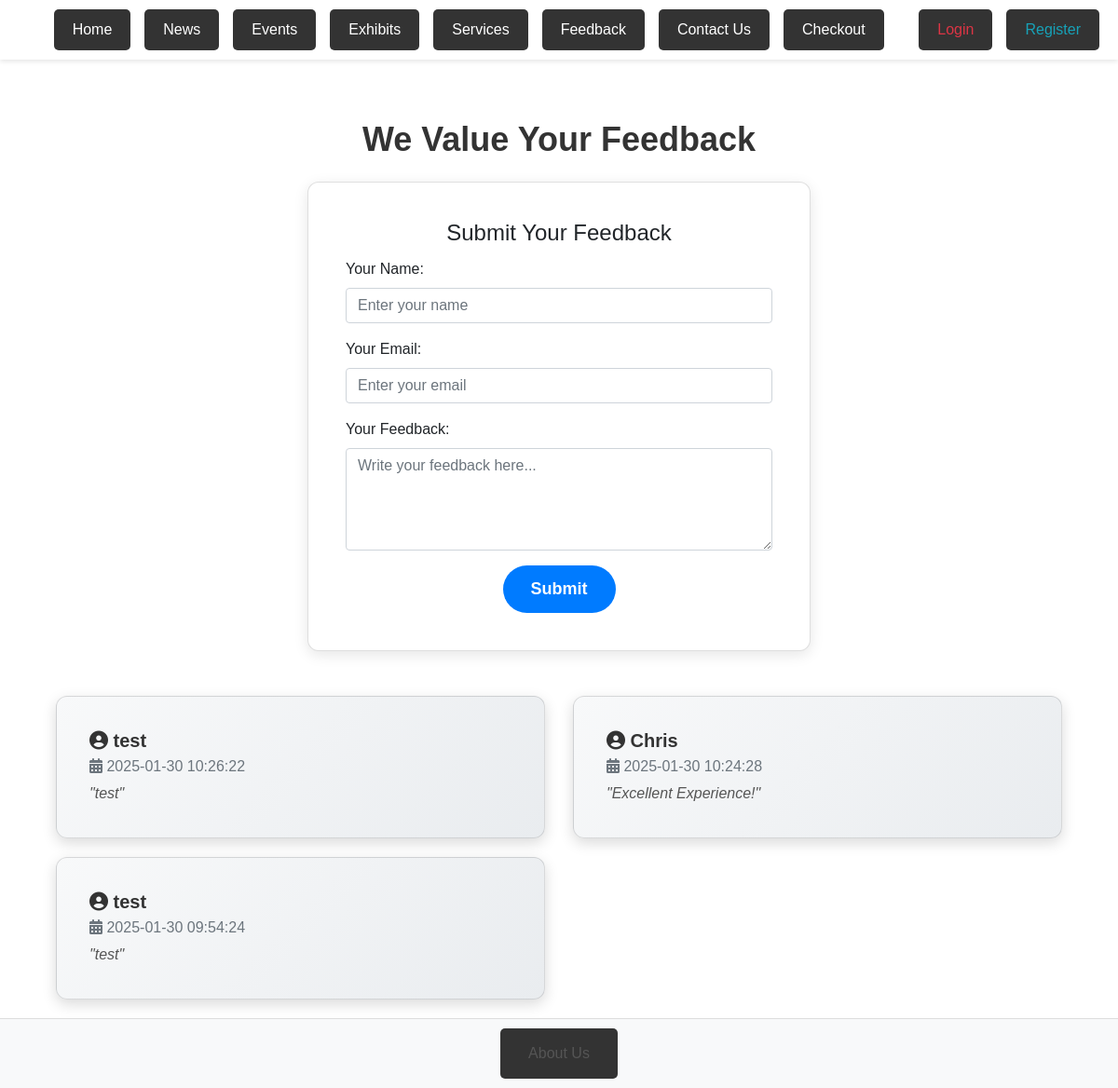
The page /feedback on the database as committed earlier.
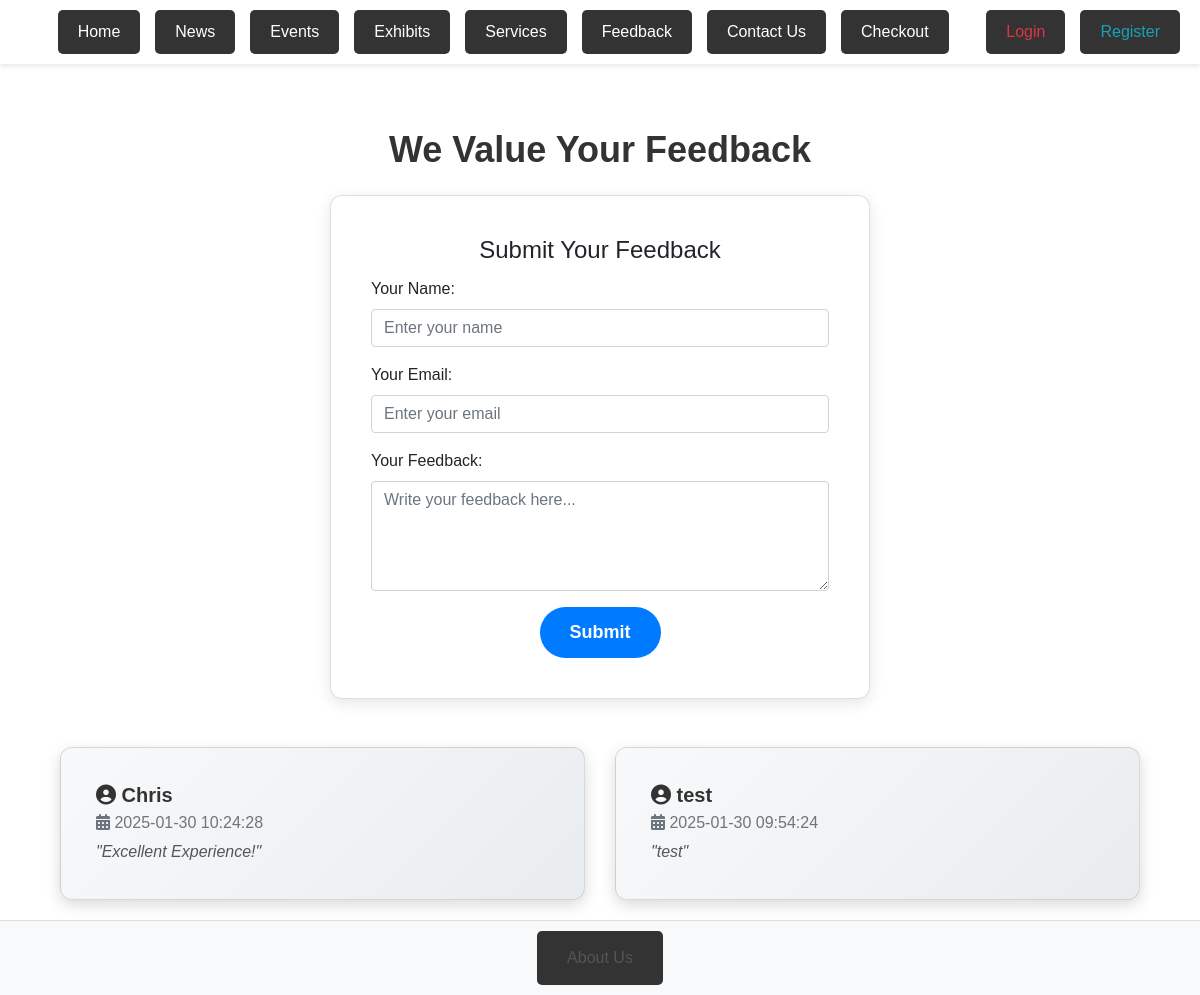
The same page on the database as committed later.
### server.py (models this page shows)
class Feedback(db.Model):
    id = db.Column(db.Integer, primary_key=True)
    user_id = db.Column(db.Integer, db.ForeignKey('user.id'), nullable=True)
    username = db.Column(db.String(100), nullable=False)
    email = db.Column(db.String(120), nullable=False)
    feedback = db.Column(db.Text, nullable=False)
    created_at = db.Column(db.DateTime, default=db.func.current_timestamp())
    status = db.Column(db.String(20), default='unread')

### server.py (the view, shortened to what this page needs)
@app.route('/feedback', methods=['GET', 'POST'])
def feedback():
    try:
        feedback_entries = Feedback.query.order_by(Feedback.created_at.desc()).all()
        return render_template('feedback.html', feedback=feedback_entries)
    except Exception as e:
        app.logger.error(f"Error fetching feedback: {e}")
        flash("An error occurred while loading feedback.", "danger")
        return redirect(url_for('home'))

### templates/feedback.html (shortened to what this page needs)
{% extends "base.html" %}
{% block content %}
<div class="container mt-5">
    <h2 class="text-center mb-4 title-style">
        We Value Your Feedback
    </h2>
    <div class="feedback-form-container">
        <div class="card feedback-form-card">
            <div class="card-body">
                <h4 class="card-title text-center">Submit Your Feedback</h4>
                <form action="{{ url_for('submit_feedback') }}" method="POST">
                    <div class="mb-3">
                        <label for="name" class="form-label">Your Name:</label>
                        <input type="text" id="name" name="name" class="form-control" placeholder="Enter your name" required>
                    </div>
                    <div class="mb-3">
                        <label for="email" class="form-label">Your Email:</label>
                        <input type="email" id="email" name="email" class="form-control" placeholder="Enter your email" required>
                    </div>
                    <div class="mb-3">
                        <label for="feedback" class="form-label">Your Feedback:</label>
                        <textarea id="feedback" name="feedback" rows="4" class="form-control" placeholder="Write your feedback here..." required></textarea>
                    </div>
                    <div class="text-center">
                        <button type="submit" class="btn btn-primary submit-feedback-btn">Submit</button>
                    </div>
                </form>
            </div>
        </div>
    </div>
    <div class="row mt-5">
        {% for entry in feedback %}
        <div class="col-md-6">
            <div class="card feedback-card">
                <div class="card-body">
                    <h5 class="card-title">
                        <i class="fas fa-user-circle"></i> {{ entry.username }}
                    </h5>
                    <h6 class="card-subtitle mb-2 text-muted">
                        <i class="fas fa-calendar-alt"></i> {{ entry.created_at.strftime('%Y-%m-%d %H:%M:%S') }}
                    </h6>
                    <p class="card-text feedback-text">"{{ entry.feedback }}"</p>
                </div>
            </div>
        </div>
        {% else %}
        <p class="text-center text-muted mt-4">No feedback has been submitted yet.</p>
        {% endfor %}
    </div>
</div>
{% endblock %}

Rows that differ between the two databases and show on the page:
removed Feedback: username "test", created_at "2025-01-30 10:26:22", feedback "test"
